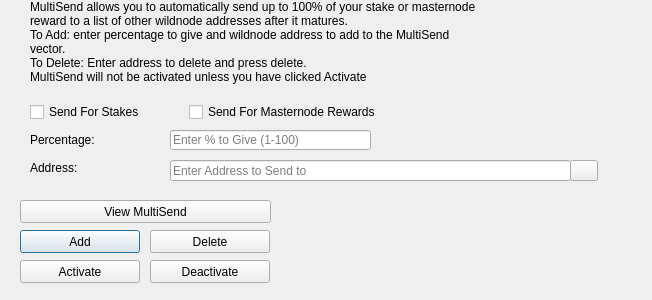
<?xml version="1.0" encoding="UTF-8"?>
<ui version="4.0">
 <class>MultiSendDialog</class>
 <widget class="QDialog" name="MultiSendDialog">
  <property name="windowModality">
   <enum>Qt::NonModal</enum>
  </property>
  <property name="geometry">
   <rect>
    <x>0</x>
    <y>0</y>
    <width>652</width>
    <height>300</height>
   </rect>
  </property>
  <property name="windowTitle">
   <string>MultiSend</string>
  </property>
  <widget class="QLineEdit" name="multiSendPercentEdit">
   <property name="geometry">
    <rect>
     <x>170</x>
     <y>130</y>
     <width>201</width>
     <height>20</height>
    </rect>
   </property>
   <property name="toolTip">
    <string>Enter whole numbers 1 - 100</string>
   </property>
   <property name="placeholderText">
    <string>Enter % to Give (1-100)</string>
   </property>
  </widget>
  <widget class="QLineEdit" name="multiSendAddressEdit">
   <property name="geometry">
    <rect>
     <x>170</x>
     <y>160</y>
     <width>401</width>
     <height>21</height>
    </rect>
   </property>
   <property name="toolTip">
    <string/>
   </property>
   <property name="placeholderText">
    <string>Enter Address to Send to</string>
   </property>
  </widget>
  <widget class="QLabel" name="label_2">
   <property name="geometry">
    <rect>
     <x>30</x>
     <y>0</y>
     <width>451</width>
     <height>121</height>
    </rect>
   </property>
   <property name="lineWidth">
    <number>1</number>
   </property>
   <property name="text">
    <string>MultiSend allows you to automatically send up to 100% of your stake or masternode reward to a list of other wildnode addresses after it matures.
To Add: enter percentage to give and wildnode address to add to the MultiSend vector.
To Delete: Enter address to delete and press delete.
MultiSend will not be activated unless you have clicked Activate</string>
   </property>
   <property name="alignment">
    <set>Qt::AlignLeading|Qt::AlignLeft|Qt::AlignTop</set>
   </property>
   <property name="wordWrap">
    <bool>true</bool>
   </property>
  </widget>
  <widget class="QLabel" name="message">
   <property name="geometry">
    <rect>
     <x>290</x>
     <y>200</y>
     <width>351</width>
     <height>91</height>
    </rect>
   </property>
   <property name="text">
    <string/>
   </property>
  </widget>
  <widget class="QPushButton" name="addButton">
   <property name="geometry">
    <rect>
     <x>20</x>
     <y>230</y>
     <width>120</width>
     <height>23</height>
    </rect>
   </property>
   <property name="toolTip">
    <string/>
   </property>
   <property name="statusTip">
    <string>Add to MultiSend Vector</string>
   </property>
   <property name="text">
    <string>Add</string>
   </property>
  </widget>
  <widget class="QPushButton" name="disableButton">
   <property name="geometry">
    <rect>
     <x>150</x>
     <y>260</y>
     <width>120</width>
     <height>23</height>
    </rect>
   </property>
   <property name="statusTip">
    <string>Deactivate MultiSend</string>
   </property>
   <property name="text">
    <string>Deactivate</string>
   </property>
  </widget>
  <widget class="QPushButton" name="addressBookButton">
   <property name="geometry">
    <rect>
     <x>570</x>
     <y>160</y>
     <width>28</width>
     <height>21</height>
    </rect>
   </property>
   <property name="toolTip">
    <string>Choose an address from the address book</string>
   </property>
   <property name="text">
    <string/>
   </property>
   <property name="icon">
    <iconset resource="../wildnode.qrc">
     <normaloff>:/icons/address-book</normaloff>:/icons/address-book</iconset>
   </property>
   <property name="shortcut">
    <string>Alt+A</string>
   </property>
   <property name="autoDefault">
    <bool>false</bool>
   </property>
  </widget>
  <widget class="QLabel" name="label">
   <property name="geometry">
    <rect>
     <x>30</x>
     <y>130</y>
     <width>121</width>
     <height>20</height>
    </rect>
   </property>
   <property name="toolTip">
    <string>Percentage of stake to send</string>
   </property>
   <property name="text">
    <string>Percentage:</string>
   </property>
  </widget>
  <widget class="QLabel" name="label_5">
   <property name="geometry">
    <rect>
     <x>30</x>
     <y>160</y>
     <width>111</width>
     <height>16</height>
    </rect>
   </property>
   <property name="toolTip">
    <string>Address to send portion of stake to</string>
   </property>
   <property name="text">
    <string>Address:</string>
   </property>
  </widget>
  <widget class="QPushButton" name="deleteButton">
   <property name="geometry">
    <rect>
     <x>150</x>
     <y>230</y>
     <width>120</width>
     <height>23</height>
    </rect>
   </property>
   <property name="toolTip">
    <string/>
   </property>
   <property name="statusTip">
    <string>Delete Address From MultiSend Vector</string>
   </property>
   <property name="text">
    <string>Delete</string>
   </property>
  </widget>
  <widget class="QPushButton" name="activateButton">
   <property name="geometry">
    <rect>
     <x>20</x>
     <y>260</y>
     <width>120</width>
     <height>23</height>
    </rect>
   </property>
   <property name="statusTip">
    <string>Activate MultiSend</string>
   </property>
   <property name="text">
    <string>Activate</string>
   </property>
  </widget>
  <widget class="QPushButton" name="viewButton">
   <property name="geometry">
    <rect>
     <x>20</x>
     <y>200</y>
     <width>251</width>
     <height>23</height>
    </rect>
   </property>
   <property name="toolTip">
    <string/>
   </property>
   <property name="statusTip">
    <string>View MultiSend Vector</string>
   </property>
   <property name="text">
    <string>View MultiSend</string>
   </property>
  </widget>
  <widget class="QWidget" name="horizontalLayoutWidget">
   <property name="geometry">
    <rect>
     <x>30</x>
     <y>100</y>
     <width>351</width>
     <height>24</height>
    </rect>
   </property>
   <layout class="QHBoxLayout" name="horizontalLayout">
    <item>
     <widget class="QCheckBox" name="multiSendStakeCheckBox">
      <property name="text">
       <string>Send For Stakes</string>
      </property>
     </widget>
    </item>
    <item>
     <widget class="QCheckBox" name="multiSendMasternodeCheckBox">
      <property name="text">
       <string>Send For Masternode Rewards</string>
      </property>
     </widget>
    </item>
   </layout>
  </widget>
 </widget>
 <resources>
  <include location="../wildnode.qrc"/>
 </resources>
 <connections/>
</ui>
